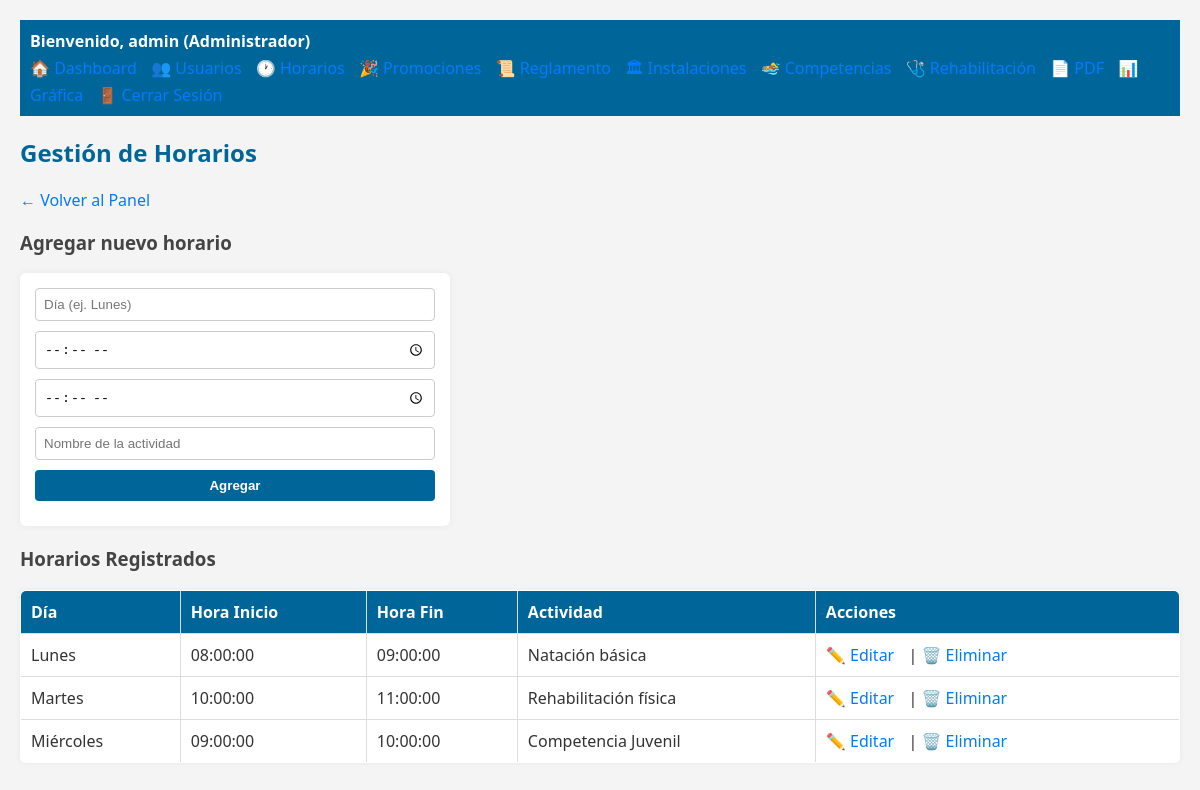
Screenshot of /admin/gestionar_horarios.php (signed in) with the database file from the repository.
### tables this page shows
CREATE TABLE horarios (
    id INT AUTO_INCREMENT PRIMARY KEY,
    dia VARCHAR(20),
    hora_inicio TIME,
    hora_fin TIME,
    actividad VARCHAR(100)
);

### admin/gestionar_horarios.php (the view, shortened to what this page needs)
<?php
require_once '../database/conexion.php';
include '../includes/navbar.php';
$sql = $conn->query("SELECT * FROM horarios");
$horarios = $sql->fetchAll(PDO::FETCH_ASSOC);
?>
<!DOCTYPE html>
<html lang="es">
<head>
    <link rel="stylesheet" href="../assets/estilos.css">
</head>
<body>
    <h2>Gestión de Horarios</h2>
    <a href="dashboard.php">← Volver al Panel</a>
    <h3>Agregar nuevo horario</h3>
    <form method="post">
        <input type="text" name="dia" placeholder="Día (ej. Lunes)" required><br>
        <input type="time" name="hora_inicio" required><br>
        <input type="time" name="hora_fin" required><br>
        <input type="text" name="actividad" placeholder="Nombre de la actividad" required><br>
        <button type="submit">Agregar</button>
    </form>
    <h3>Horarios Registrados</h3>
    <table border="1" cellpadding="10">
        <thead>
            <tr>
                <th>Día</th>
                <th>Hora Inicio</th>
                <th>Hora Fin</th>
                <th>Actividad</th>
                <th>Acciones</th>
            </tr>
        </thead>
        <tbody>
            <?php foreach ($horarios as $h): ?>
            <tr>
                <td><?= $h['dia'] ?></td>
                <td><?= $h['hora_inicio'] ?></td>
                <td><?= $h['hora_fin'] ?></td>
                <td><?= $h['actividad'] ?></td>
                <td>
                    <a href="editar_horario.php?id=<?= $h['id'] ?>">✏️ Editar</a> |
                    <a href="eliminar_horario.php?id=<?= $h['id'] ?>" onclick="return confirm('¿Eliminar este horario?')">🗑️ Eliminar</a>
                </td>
            </tr>
            <?php endforeach; ?>
        </tbody>
    </table>
</body>
</html>

### includes/navbar.php (shortened to what this page needs)
<?php
$nivel = $_SESSION['nivel'] ?? 'Invitado';
$usuario = $_SESSION['usuario'] ?? 'Desconocido';
?>
<nav style="background-color: #006699; padding: 10px; color: white;">
    <strong>Bienvenido, <?= $usuario ?> (<?= $nivel ?>)</strong>
    <div style="margin-top: 5px;">
        <?php if ($nivel == 'Administrador'): ?>
            <a href="../admin/dashboard.php">🏠 Dashboard</a>
            <a href="../admin/gestionar_usuarios.php">👥 Usuarios</a>
            <a href="../admin/gestionar_horarios.php">🕐 Horarios</a>
            <a href="../admin/gestionar_promociones.php">🎉 Promociones</a>
            <a href="../admin/gestionar_reglamento.php">📜 Reglamento</a>
            <a href="../admin/gestionar_instalaciones.php">🏛 Instalaciones</a>
            <a href="../admin/gestionar_competencias.php">🏊 Competencias</a>
            <a href="../admin/gestionar_rehabilitacion.php">🩺 Rehabilitación</a>
            <a href="../reports/reporte_pdf.php" target="_blank">📄 PDF</a>
            <a href="../reports/grafica_mes.php" target="_blank">📊 Gráfica</a>
        <?php elseif ($nivel == 'Cliente'): ?>
            <a href="../cliente/index.php">🏠 Inicio</a>
        <?php endif; ?>
        <a href="../auth/logout.php">🚪 Cerrar Sesión</a>
    </div>
</nav>

### assets/estilos.css (style rules this page uses)
body { font-family: 'Segoe UI', sans-serif; background-color: #f4f4f4; margin: 0; padding: 20px; color: #333; }
h2 { color: #006699; }
h3 { color: #444; }
a { text-decoration: none; color: #007BFF; margin-right: 10px; }
form { background-color: #ffffff; padding: 15px; margin-bottom: 20px; border-radius: 6px; box-shadow: 0 0 8px rgba(0,0,0,0.05); max-width: 400px; }
form input, form select, form textarea, form button { width: 100%; margin-bottom: 10px; padding: 8px; border-radius: 4px; border: 1px solid #ccc; }
form button { background-color: #006699; color: white; font-weight: bold; cursor: pointer; border: none; }
table { width: 100%; border-collapse: collapse; background-color: #fff; border-radius: 6px; box-shadow: 0 0 6px rgba(0,0,0,0.05); overflow: hidden; }
table th, table td { border: 1px solid #ddd; padding: 10px; text-align: left; }
table th { background-color: #006699; color: white; }

### rows the page displays
horarios: dia "Lunes", hora_inicio "08:00:00", hora_fin "09:00:00", actividad "Natación básica"
horarios: dia "Martes", hora_inicio "10:00:00", hora_fin "11:00:00", actividad "Rehabilitación física"
horarios: dia "Miércoles", hora_inicio "09:00:00", hora_fin "10:00:00", actividad "Competencia Juvenil"

### other values shown
$usuario "admin"
$nivel "Administrador"
